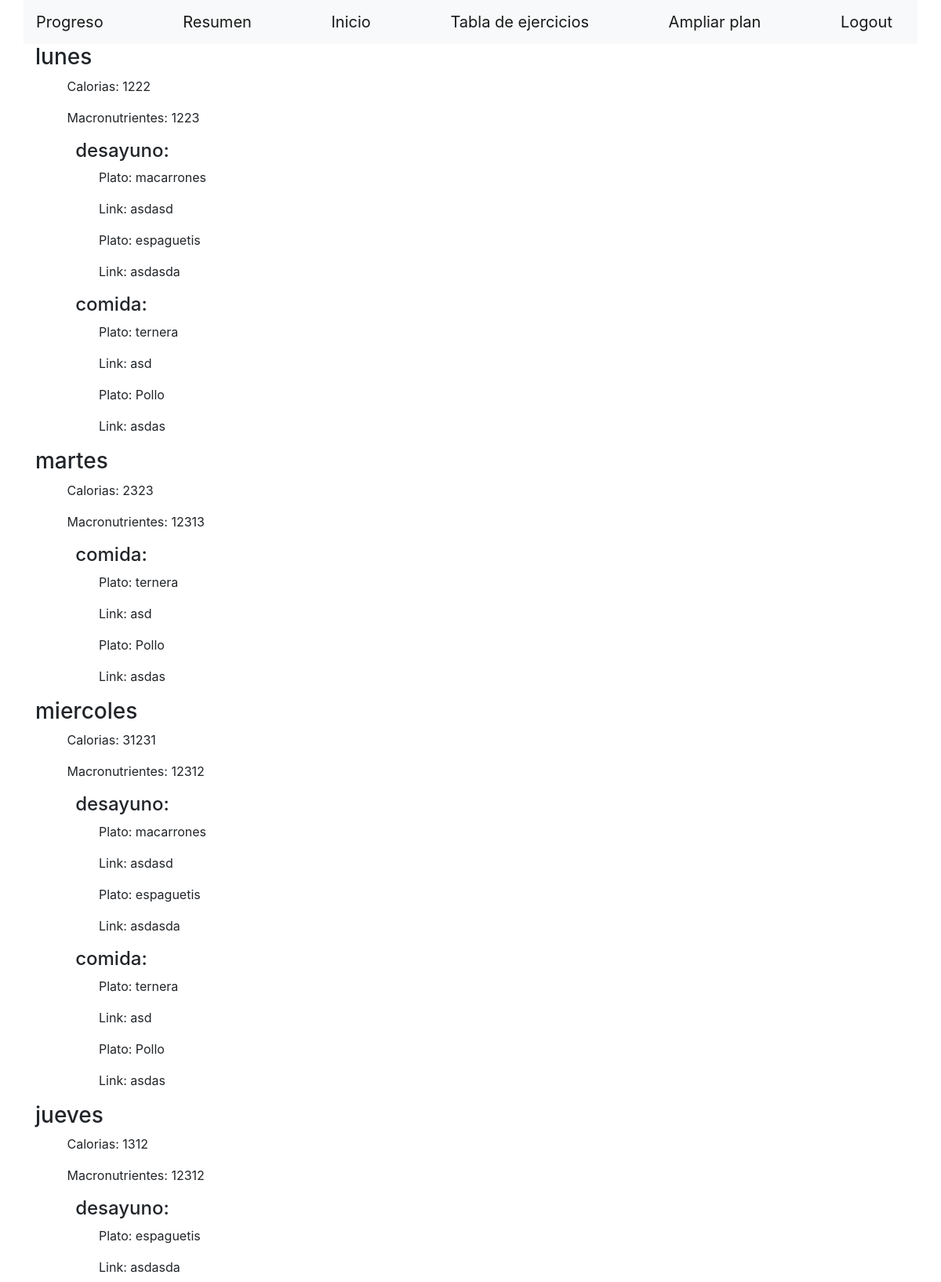
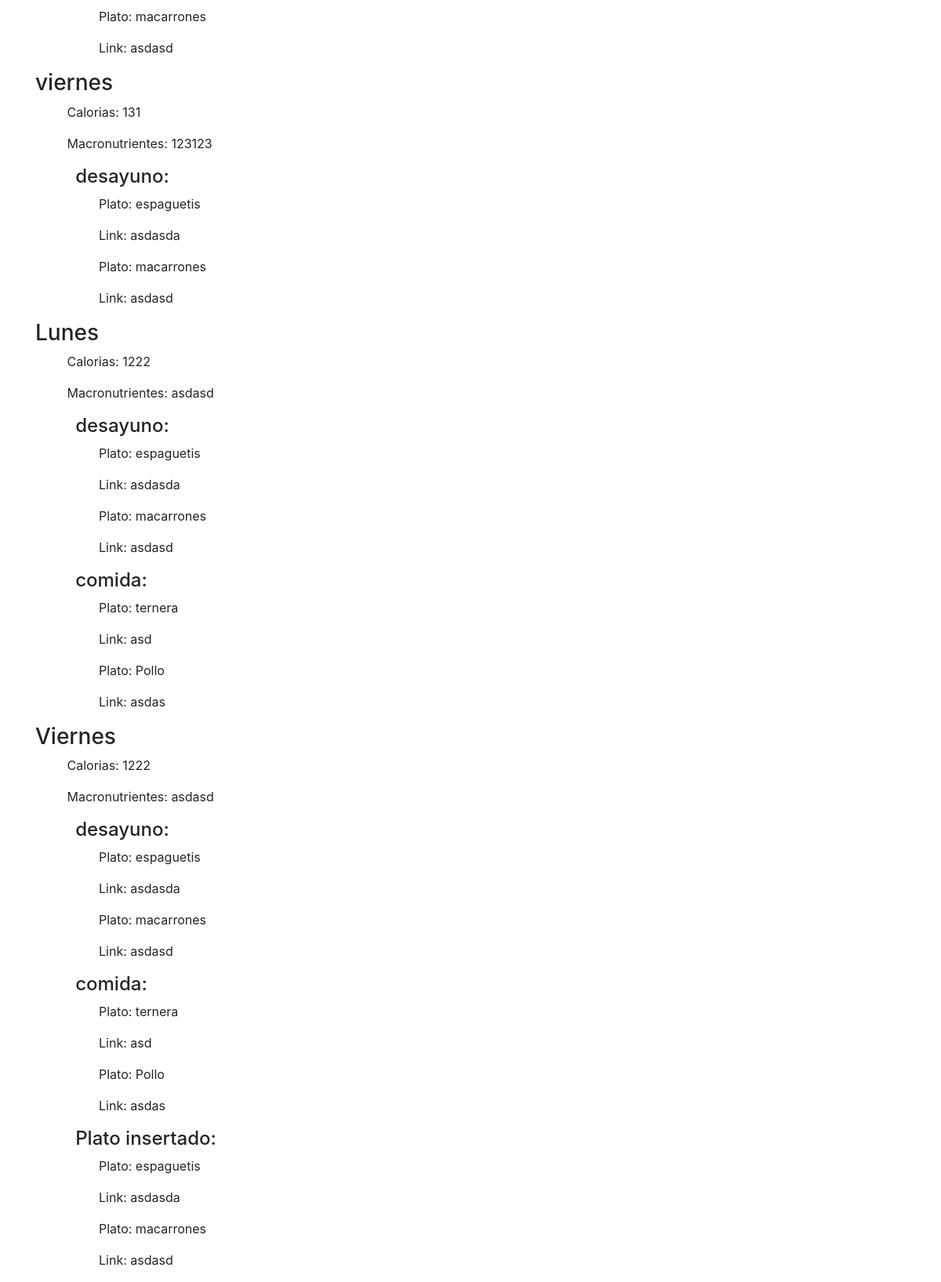
Screenshot of /dietas.php (signed in) with the database file from the repository (2 pictures, top to bottom).
### tables this page shows
CREATE TABLE `diadieta` (
  `coddia` int(10) NOT NULL,
  `calorias` int(4) NOT NULL,
  `macronutrientes` varchar(50) NOT NULL,
  `dia` varchar(20) NOT NULL
);

CREATE TABLE `comida` (
  `codcomida` int(10) NOT NULL,
  `nombre` varchar(20) NOT NULL
);

CREATE TABLE `plato` (
  `codplato` int(10) NOT NULL,
  `nombre` varchar(50) NOT NULL,
  `link` varchar(50) NOT NULL
);

### daoMySQL.php (the view, shortened to what this page needs)
<?php
function getConnection() {
    $conex = mysqli_connect('localhost', 'root', '') or die(mysqli_error($conex));
    mysqli_select_db($conex, "motofitness") or die(mysqli_error($conex));
    return $conex;
}
function getPlan($user) {
    $conex = getConnection();
    $query = "SELECT codplan
            FROM cliente
            WHERE (dni LIKE '$user')";
    $res_valid = mysqli_query($conex, $query)
            or die(mysqli_error($conex));
    if ((mysqli_num_rows($res_valid) != 0)) {
        $plan = mysqli_fetch_array($res_valid);
        if ($plan['codplan'] == '1') {
            $planuser = 'nutricion';
        } else if ($plan['codplan'] == '2') {
            $planuser = 'entrenamiento';
        } else if ($plan['codplan'] == '3') {
            $planuser = 'pro';
        }
        return $planuser;
    } else {
        mysqli_close($conex);
        return null;
    }
}
function getDietas($user) {
    $tab = "&nbsp;&nbsp;&nbsp;&nbsp;&nbsp;&nbsp;&nbsp;&nbsp;";
    $conex = getConnection();
    $query = "SELECT c.dni, d.semana, dd.calorias, dd.macronutrientes, dd.dia, co.nombre as nombreco, p.nombre, p.link
            FROM dieta d, lineadieta ld, diadieta dd, lineadia ln, comida co, lineacomida lc, plato p, cliente c
            WHERE c.dni = '$user'
            AND   c.coddieta = d.coddieta
            AND   d.coddieta = ld.coddieta
            AND   ld.coddia = dd.coddia
            AND   dd.coddia = ln.coddia
            AND   ln.codcomida = co.codcomida
            AND   co.codcomida = lc.codcomida
            AND   lc.codplato = p.codplato
            ORDER BY dd.coddia, co.codcomida";
    $result = mysqli_query($conex, $query)
            or die(mysqli_error($conex));
    if ((mysqli_num_rows($result) != 0)) {
        $dieta = "";
        $diaantit = "";
        $comidaantit = "";
        while ($fila = mysqli_fetch_array($result)) {
            if ($fila['dia'] != $diaantit) {
                $dieta = $dieta . "
                                    <h3>" . $fila['dia'] . "</h3>
                                    <p>$tab Calorias:&nbsp;" . $fila['calorias'] . "</p>
                                    <p>$tab Macronutrientes:&nbsp;" . $fila['macronutrientes'] . "</p>";
                $diaantit = $fila['dia'];
                $comidaantit = "";
            }
            if ($fila['nombreco'] != $comidaantit) {
                $dieta = $dieta . "
                                    <h4>$tab" . $fila['nombreco'] . ":</h4>";
                $comidaantit = $fila['nombreco'];
            }
            $dieta = $dieta . "<p>$tab $tab Plato:&nbsp;" . $fila['nombre'] . "</p>
                                    <p>$tab $tab Link:&nbsp;" . $fila['link'] . "</p>";
        }
        return $dieta;
    } else {
        mysqli_close($conex);
        return "";
    }
}

### dietas.php (shortened to what this page needs)
<!DOCTYPE html>
<html>
    <head>
        <link href="//maxcdn.bootstrapcdn.com/bootstrap/4.1.1/css/bootstrap.min.css" rel="stylesheet" id="bootstrap-css">
    </head>
    <body>
        <div class="container">
            <nav class='navbar navbar-light bg-light row'>
                <?php
                include "daoMySQL.php";
                if ($_SESSION['resLogin'] == "cliente" || $_SESSION['resLogin'] == "empleado") {
                    $plan = getPlan($_SESSION['dni']);
                    if ($plan != null && ($plan == "pro" || $plan == "entrenamiento")) {
                        $linktabla = "<a class='navbar-brand' href='tablas.php'>Tabla de ejercicios</a>";
                    } else {
                        $linktabla = "";
                    }
                    if ($_SESSION['resLogin'] == "cliente") {
                        print("<a class='navbar-brand' href='progreso.php'>Progreso</a>");
                    }
                    print("
                            <a class='navbar-brand' href='resumen.php'>Resumen</a>
                            <a class='navbar-brand' href='index.php'>Inicio</a>
                            $linktabla
                        ");
                    if ($_SESSION['resLogin'] == "cliente") {
                        print("<a class='navbar-brand' href='ampliarplan.php'>Ampliar plan</a>"
                                . "<a class='navbar-brand' href='logout.php'>Logout</a>");
                    } else {
                        print("<a class='navbar-brand' href='logout.php'>Logout</a>");
                    }
                }
                ?>
            </nav>
                <?php
                print(getDietas($_SESSION['dni']));
                ?>
        </div>
    </body>
</html>

### rows the page displays
diadieta: dia "lunes", calorias "1222", macronutrientes "1223"
comida: nombre "desayuno desayuno desayuno desayuno desayuno desayuno"
plato: nombre "macarrones macarrones macarrones macarrones macarrones macarrones macarrones", link "asdasd asdasd asdasd asdasd asdasd asdasd asdasd"
plato: nombre "espaguetis espaguetis espaguetis espaguetis espaguetis espaguetis espaguetis", link "asdasda asdasda asdasda asdasda asdasda asdasda asdasda"
comida: nombre "comida comida comida comida comida"
plato: nombre "ternera ternera ternera ternera ternera", link "asd asd asd asd asd"
plato: nombre "Pollo Pollo Pollo Pollo Pollo", link "asdas asdas asdas asdas asdas"
diadieta: dia "martes", calorias "2323", macronutrientes "12313"
diadieta: dia "miercoles", calorias "31231", macronutrientes "12312"
diadieta: dia "jueves", calorias "1312", macronutrientes "12312"
diadieta: dia "viernes", calorias "131", macronutrientes "123123"
diadieta: dia "Lunes", calorias "1222", macronutrientes "asdasd"
diadieta: dia "Viernes", calorias "1222", macronutrientes "asdasd"
comida: nombre "Plato insertado"
